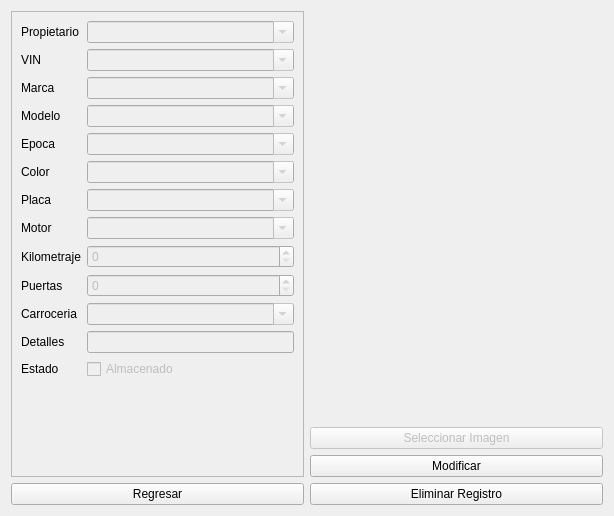
<?xml version="1.0" encoding="UTF-8"?>
<ui version="4.0">
 <class>InfoDialog</class>
 <widget class="QWidget" name="InfoDialog">
  <property name="geometry">
   <rect>
    <x>0</x>
    <y>0</y>
    <width>614</width>
    <height>516</height>
   </rect>
  </property>
  <property name="windowTitle">
   <string>Form</string>
  </property>
  <layout class="QHBoxLayout" name="horizontalLayout">
   <item>
    <layout class="QVBoxLayout" name="verticalLayoutCaracteristicas">
     <item>
      <widget class="QScrollArea" name="scrollAreaCaracteristicas">
       <property name="sizePolicy">
        <sizepolicy hsizetype="MinimumExpanding" vsizetype="MinimumExpanding">
         <horstretch>0</horstretch>
         <verstretch>0</verstretch>
        </sizepolicy>
       </property>
       <property name="widgetResizable">
        <bool>true</bool>
       </property>
       <widget class="QWidget" name="scrollAreaWidgetContents">
        <property name="geometry">
         <rect>
          <x>0</x>
          <y>0</y>
          <width>291</width>
          <height>462</height>
         </rect>
        </property>
        <property name="sizePolicy">
         <sizepolicy hsizetype="Preferred" vsizetype="Preferred">
          <horstretch>0</horstretch>
          <verstretch>0</verstretch>
         </sizepolicy>
        </property>
        <layout class="QFormLayout" name="formLayout_3">
         <item row="0" column="0">
          <widget class="QLabel" name="labelPropietario">
           <property name="sizePolicy">
            <sizepolicy hsizetype="Fixed" vsizetype="Preferred">
             <horstretch>0</horstretch>
             <verstretch>0</verstretch>
            </sizepolicy>
           </property>
           <property name="text">
            <string>Propietario</string>
           </property>
          </widget>
         </item>
         <item row="1" column="0">
          <widget class="QLabel" name="labelVin">
           <property name="sizePolicy">
            <sizepolicy hsizetype="Fixed" vsizetype="Preferred">
             <horstretch>0</horstretch>
             <verstretch>0</verstretch>
            </sizepolicy>
           </property>
           <property name="text">
            <string>VIN</string>
           </property>
          </widget>
         </item>
         <item row="2" column="0">
          <widget class="QLabel" name="labelMarca">
           <property name="sizePolicy">
            <sizepolicy hsizetype="Fixed" vsizetype="Preferred">
             <horstretch>0</horstretch>
             <verstretch>0</verstretch>
            </sizepolicy>
           </property>
           <property name="text">
            <string>Marca</string>
           </property>
          </widget>
         </item>
         <item row="3" column="0">
          <widget class="QLabel" name="labelModelo">
           <property name="sizePolicy">
            <sizepolicy hsizetype="Fixed" vsizetype="Preferred">
             <horstretch>0</horstretch>
             <verstretch>0</verstretch>
            </sizepolicy>
           </property>
           <property name="text">
            <string>Modelo</string>
           </property>
          </widget>
         </item>
         <item row="4" column="0">
          <widget class="QLabel" name="labelEpoca">
           <property name="sizePolicy">
            <sizepolicy hsizetype="Fixed" vsizetype="Preferred">
             <horstretch>0</horstretch>
             <verstretch>0</verstretch>
            </sizepolicy>
           </property>
           <property name="text">
            <string>Epoca</string>
           </property>
          </widget>
         </item>
         <item row="5" column="0">
          <widget class="QLabel" name="labelColor">
           <property name="sizePolicy">
            <sizepolicy hsizetype="Fixed" vsizetype="Preferred">
             <horstretch>0</horstretch>
             <verstretch>0</verstretch>
            </sizepolicy>
           </property>
           <property name="text">
            <string>Color</string>
           </property>
          </widget>
         </item>
         <item row="6" column="0">
          <widget class="QLabel" name="labelMatricula">
           <property name="sizePolicy">
            <sizepolicy hsizetype="Fixed" vsizetype="Preferred">
             <horstretch>0</horstretch>
             <verstretch>0</verstretch>
            </sizepolicy>
           </property>
           <property name="text">
            <string>Placa</string>
           </property>
          </widget>
         </item>
         <item row="7" column="0">
          <widget class="QLabel" name="labelMotor">
           <property name="sizePolicy">
            <sizepolicy hsizetype="Fixed" vsizetype="Preferred">
             <horstretch>0</horstretch>
             <verstretch>0</verstretch>
            </sizepolicy>
           </property>
           <property name="text">
            <string>Motor</string>
           </property>
          </widget>
         </item>
         <item row="8" column="0">
          <widget class="QLabel" name="labelKilometraje">
           <property name="sizePolicy">
            <sizepolicy hsizetype="Fixed" vsizetype="Preferred">
             <horstretch>0</horstretch>
             <verstretch>0</verstretch>
            </sizepolicy>
           </property>
           <property name="text">
            <string>Kilometraje</string>
           </property>
          </widget>
         </item>
         <item row="9" column="0">
          <widget class="QLabel" name="labelPuertas">
           <property name="text">
            <string>Puertas</string>
           </property>
          </widget>
         </item>
         <item row="10" column="0">
          <widget class="QLabel" name="labelCarroceria">
           <property name="text">
            <string>Carroceria</string>
           </property>
          </widget>
         </item>
         <item row="11" column="0">
          <widget class="QLabel" name="labelDetalles">
           <property name="text">
            <string>Detalles</string>
           </property>
          </widget>
         </item>
         <item row="11" column="1">
          <widget class="QLineEdit" name="lineEditDetalles">
           <property name="enabled">
            <bool>false</bool>
           </property>
          </widget>
         </item>
         <item row="10" column="1">
          <widget class="QComboBox" name="comboBoxCarroceria">
           <property name="enabled">
            <bool>false</bool>
           </property>
           <property name="sizePolicy">
            <sizepolicy hsizetype="Expanding" vsizetype="Fixed">
             <horstretch>0</horstretch>
             <verstretch>0</verstretch>
            </sizepolicy>
           </property>
           <property name="editable">
            <bool>true</bool>
           </property>
           <property name="maxVisibleItems">
            <number>5</number>
           </property>
          </widget>
         </item>
         <item row="9" column="1">
          <widget class="QSpinBox" name="spinBoxPuertas">
           <property name="enabled">
            <bool>false</bool>
           </property>
           <property name="maximum">
            <number>10</number>
           </property>
           <property name="stepType">
            <enum>QAbstractSpinBox::StepType::DefaultStepType</enum>
           </property>
          </widget>
         </item>
         <item row="8" column="1">
          <widget class="QSpinBox" name="spinBoxKilometraje">
           <property name="enabled">
            <bool>false</bool>
           </property>
           <property name="sizePolicy">
            <sizepolicy hsizetype="MinimumExpanding" vsizetype="Fixed">
             <horstretch>0</horstretch>
             <verstretch>0</verstretch>
            </sizepolicy>
           </property>
           <property name="maximum">
            <number>1000000</number>
           </property>
          </widget>
         </item>
         <item row="7" column="1">
          <widget class="QComboBox" name="comboBoxMotor">
           <property name="enabled">
            <bool>false</bool>
           </property>
           <property name="sizePolicy">
            <sizepolicy hsizetype="MinimumExpanding" vsizetype="Fixed">
             <horstretch>0</horstretch>
             <verstretch>0</verstretch>
            </sizepolicy>
           </property>
           <property name="editable">
            <bool>true</bool>
           </property>
           <property name="maxVisibleItems">
            <number>5</number>
           </property>
          </widget>
         </item>
         <item row="6" column="1">
          <widget class="QComboBox" name="comboBoxPlaca">
           <property name="enabled">
            <bool>false</bool>
           </property>
           <property name="sizePolicy">
            <sizepolicy hsizetype="MinimumExpanding" vsizetype="Fixed">
             <horstretch>0</horstretch>
             <verstretch>0</verstretch>
            </sizepolicy>
           </property>
           <property name="editable">
            <bool>true</bool>
           </property>
           <property name="maxVisibleItems">
            <number>5</number>
           </property>
          </widget>
         </item>
         <item row="5" column="1">
          <widget class="QComboBox" name="comboBoxColor">
           <property name="enabled">
            <bool>false</bool>
           </property>
           <property name="sizePolicy">
            <sizepolicy hsizetype="MinimumExpanding" vsizetype="Fixed">
             <horstretch>0</horstretch>
             <verstretch>0</verstretch>
            </sizepolicy>
           </property>
           <property name="editable">
            <bool>true</bool>
           </property>
           <property name="maxVisibleItems">
            <number>5</number>
           </property>
          </widget>
         </item>
         <item row="4" column="1">
          <widget class="QComboBox" name="comboBoxEpoca">
           <property name="enabled">
            <bool>false</bool>
           </property>
           <property name="sizePolicy">
            <sizepolicy hsizetype="MinimumExpanding" vsizetype="Fixed">
             <horstretch>0</horstretch>
             <verstretch>0</verstretch>
            </sizepolicy>
           </property>
           <property name="editable">
            <bool>true</bool>
           </property>
           <property name="maxVisibleItems">
            <number>5</number>
           </property>
          </widget>
         </item>
         <item row="3" column="1">
          <widget class="QComboBox" name="comboBoxModelo">
           <property name="enabled">
            <bool>false</bool>
           </property>
           <property name="sizePolicy">
            <sizepolicy hsizetype="MinimumExpanding" vsizetype="Fixed">
             <horstretch>0</horstretch>
             <verstretch>0</verstretch>
            </sizepolicy>
           </property>
           <property name="editable">
            <bool>true</bool>
           </property>
           <property name="maxVisibleItems">
            <number>5</number>
           </property>
          </widget>
         </item>
         <item row="2" column="1">
          <widget class="QComboBox" name="comboBoxMarca">
           <property name="enabled">
            <bool>false</bool>
           </property>
           <property name="sizePolicy">
            <sizepolicy hsizetype="MinimumExpanding" vsizetype="Fixed">
             <horstretch>0</horstretch>
             <verstretch>0</verstretch>
            </sizepolicy>
           </property>
           <property name="editable">
            <bool>true</bool>
           </property>
           <property name="maxVisibleItems">
            <number>5</number>
           </property>
          </widget>
         </item>
         <item row="1" column="1">
          <widget class="QComboBox" name="comboBoxVin">
           <property name="enabled">
            <bool>false</bool>
           </property>
           <property name="sizePolicy">
            <sizepolicy hsizetype="MinimumExpanding" vsizetype="Fixed">
             <horstretch>0</horstretch>
             <verstretch>0</verstretch>
            </sizepolicy>
           </property>
           <property name="editable">
            <bool>true</bool>
           </property>
           <property name="maxVisibleItems">
            <number>5</number>
           </property>
          </widget>
         </item>
         <item row="0" column="1">
          <widget class="QComboBox" name="comboBoxPropietario">
           <property name="enabled">
            <bool>false</bool>
           </property>
           <property name="sizePolicy">
            <sizepolicy hsizetype="MinimumExpanding" vsizetype="Fixed">
             <horstretch>0</horstretch>
             <verstretch>0</verstretch>
            </sizepolicy>
           </property>
           <property name="editable">
            <bool>true</bool>
           </property>
           <property name="maxVisibleItems">
            <number>5</number>
           </property>
          </widget>
         </item>
         <item row="12" column="0">
          <widget class="QLabel" name="labelDetalles_2">
           <property name="text">
            <string>Estado</string>
           </property>
          </widget>
         </item>
         <item row="12" column="1">
          <widget class="QCheckBox" name="checkBoxEstado">
           <property name="enabled">
            <bool>false</bool>
           </property>
           <property name="text">
            <string>Almacenado</string>
           </property>
          </widget>
         </item>
        </layout>
       </widget>
      </widget>
     </item>
     <item>
      <widget class="QPushButton" name="pushButtonCancelar">
       <property name="sizePolicy">
        <sizepolicy hsizetype="Expanding" vsizetype="Fixed">
         <horstretch>0</horstretch>
         <verstretch>0</verstretch>
        </sizepolicy>
       </property>
       <property name="text">
        <string>Regresar</string>
       </property>
      </widget>
     </item>
    </layout>
   </item>
   <item>
    <layout class="QVBoxLayout" name="verticalLayoutImagen">
     <item alignment="Qt::AlignmentFlag::AlignHCenter|Qt::AlignmentFlag::AlignVCenter">
      <widget class="QLabel" name="labelImagen">
       <property name="sizePolicy">
        <sizepolicy hsizetype="MinimumExpanding" vsizetype="Expanding">
         <horstretch>0</horstretch>
         <verstretch>0</verstretch>
        </sizepolicy>
       </property>
       <property name="text">
        <string/>
       </property>
       <property name="pixmap">
        <pixmap resource="../resources/resources.qrc">:/icons/grillo.jpg</pixmap>
       </property>
       <property name="scaledContents">
        <bool>true</bool>
       </property>
      </widget>
     </item>
     <item>
      <widget class="QPushButton" name="pushButtonSeleccionarImagen">
       <property name="enabled">
        <bool>false</bool>
       </property>
       <property name="sizePolicy">
        <sizepolicy hsizetype="Expanding" vsizetype="Fixed">
         <horstretch>0</horstretch>
         <verstretch>0</verstretch>
        </sizepolicy>
       </property>
       <property name="text">
        <string>Seleccionar Imagen</string>
       </property>
      </widget>
     </item>
     <item>
      <widget class="QPushButton" name="pushButtonConfirmar">
       <property name="sizePolicy">
        <sizepolicy hsizetype="Expanding" vsizetype="Fixed">
         <horstretch>0</horstretch>
         <verstretch>0</verstretch>
        </sizepolicy>
       </property>
       <property name="text">
        <string>Modificar</string>
       </property>
       <property name="checkable">
        <bool>true</bool>
       </property>
       <property name="autoRepeat">
        <bool>false</bool>
       </property>
       <property name="autoExclusive">
        <bool>false</bool>
       </property>
      </widget>
     </item>
     <item>
      <widget class="QPushButton" name="pushButtonConfirmar_2">
       <property name="sizePolicy">
        <sizepolicy hsizetype="Expanding" vsizetype="Fixed">
         <horstretch>0</horstretch>
         <verstretch>0</verstretch>
        </sizepolicy>
       </property>
       <property name="text">
        <string>Eliminar Registro</string>
       </property>
       <property name="checkable">
        <bool>false</bool>
       </property>
       <property name="autoRepeat">
        <bool>false</bool>
       </property>
       <property name="autoExclusive">
        <bool>false</bool>
       </property>
      </widget>
     </item>
    </layout>
   </item>
  </layout>
 </widget>
 <resources>
  <include location="../resources/resources.qrc"/>
 </resources>
 <connections/>
</ui>
